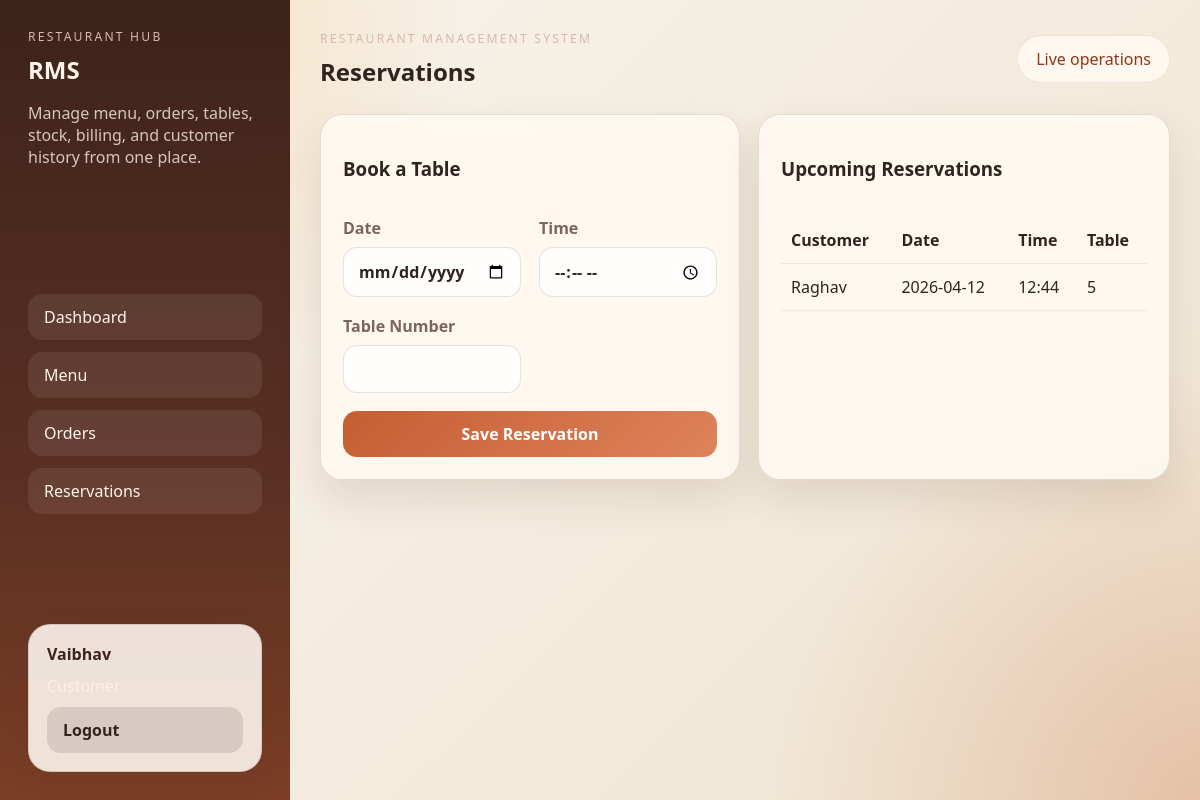
/reservations (signed in), run on the app's committed database.
### tables this page shows
CREATE TABLE Customers (
    customer_id INTEGER PRIMARY KEY AUTOINCREMENT,
    name TEXT NOT NULL,
    phone TEXT NOT NULL UNIQUE,
    preferences TEXT
);

CREATE TABLE Reservations (
    reservation_id INTEGER PRIMARY KEY AUTOINCREMENT,
    customer_id INTEGER NOT NULL,
    date TEXT NOT NULL,
    time TEXT NOT NULL,
    table_number INTEGER NOT NULL CHECK (table_number > 0),
    FOREIGN KEY (customer_id) REFERENCES Customers(customer_id) ON DELETE CASCADE ON UPDATE CASCADE
);

### app/routes.py (the view, shortened to what this page needs)
    @app.route("/reservations", methods=["GET", "POST"])
    @login_required()
    def reservations():
        db = get_db()
        customers = db.execute("SELECT * FROM Customers ORDER BY name").fetchall()
        reservations_list = db.execute(
            """
            SELECT Reservations.*, Customers.name AS customer_name
            FROM Reservations
            JOIN Customers ON Reservations.customer_id = Customers.customer_id
            ORDER BY `date` ASC, `time` ASC
            """
        ).fetchall()
        return render_template(
            "reservations.html",
            customers=customers,
            reservations=reservations_list,
        )

### app/db.py (called while the page is built)
def init_app(app):
    Path(app.instance_path).mkdir(parents=True, exist_ok=True)
    @app.before_request
    def ensure_database():
        engine = current_app.config.get("DB_ENGINE", "sqlite").lower()
        if engine == "mysql":
            db = get_db()
            if not _mysql_has_customers_table(db):
                init_db()
                seed_admin_employee()
        else:
            db_path = Path(current_app.config["DATABASE"])
            if not db_path.exists():
                init_db()
                seed_admin_employee()

### app/routes.py (called while the page is built)
def login_required(roles=None):
    def decorator(view):
        @wraps(view)
        def wrapped_view(*args, **kwargs):
            current_role = session.get("role")
            if not current_role:
                flash("Please log in to continue.", "warning")
                return redirect(url_for("login"))
            if roles and current_role not in roles:
                flash("You do not have access to that page.", "danger")
                return redirect(url_for("dashboard"))
            return view(*args, **kwargs)
        return wrapped_view
    return decorator

### app/templates/reservations.html (shortened to what this page needs)
{% extends "base.html" %}
{% block page_title %}Reservations{% endblock %}
{% block content %}
<section class="content-grid two-column">
    <div class="panel">
        <div class="panel-head"><h3>Book a Table</h3></div>
        <form method="post" class="form-grid">
            <label>Date<input type="date" name="date" required></label>
            <label>Time<input type="time" name="time" required></label>
            <label>Table Number<input type="number" name="table_number" min="1" required></label>
            <button class="button full-span" type="submit">Save Reservation</button>
        </form>
    </div>
    <div class="panel">
        <div class="panel-head"><h3>Upcoming Reservations</h3></div>
        <table>
            <thead>
                <tr>
                    <th>Customer</th>
                    <th>Date</th>
                    <th>Time</th>
                    <th>Table</th>
                </tr>
            </thead>
            <tbody>
                {% for reservation in reservations %}
                <tr>
                    <td>{{ reservation.customer_name }}</td>
                    <td>{{ reservation['date'] }}</td>
                    <td>{{ reservation['time'] }}</td>
                    <td>{{ reservation.table_number }}</td>
                </tr>
                {% else %}
                <tr><td colspan="5">No reservations found.</td></tr>
                {% endfor %}
            </tbody>
        </table>
    </div>
</section>
{% endblock %}

### app/templates/base.html (shortened to what this page needs)
<!DOCTYPE html>
<html lang="en">
<head>
    <link rel="stylesheet" href="{{ url_for('static', filename='css/style.css') }}">
</head>
<body>
    <div class="layout-shell">
        <aside class="sidebar">
            <div>
                <p class="eyebrow">Restaurant Hub</p>
                <h1>RMS</h1>
                <p class="sidebar-copy">Manage menu, orders, tables, stock, billing, and customer history from one place.</p>
            </div>
            <nav class="nav-links">
                <a href="{{ url_for('dashboard') }}">Dashboard</a>
                <a href="{{ url_for('menu_management') }}">Menu</a>
                <a href="{{ url_for('order_management') }}">Orders</a>
                <a href="{{ url_for('reservations') }}">Reservations</a>
            </nav>
            <div class="user-badge">
                <strong>{{ session.get('display_name', 'Guest') }}</strong>
                <span>{{ session.get('role', 'Visitor') }}</span>
                <a class="button secondary" href="{{ url_for('logout') }}">Logout</a>
            </div>
        </aside>
        <main class="main-content">
            <header class="topbar">
                <div>
                    <p class="eyebrow">Restaurant Management System</p>
                    <h2>{% block page_title %}Dashboard{% endblock %}</h2>
                </div>
                <div class="status-pill">Live operations</div>
            </header>
            {% block content %}{% endblock %}
        </main>
    </div>
</body>
</html>

### app/static/css/style.css (style rules this page uses)
:root { --bg: #f4efe6; --panel: rgba(255, 250, 243, 0.88); --panel-strong: #fffdf8; --text: #2f241f; --muted: #7b665c; --accent: #c65d32; --accent-dark: #8d3717; --green: #2f7d5f; --danger: #b9382f; --border: rgba(90, 55, 36, 0.15); --shadow: 0 18px 40px rgba(82, 50, 35, 0.12); --radius: 22px; }
* { box-sizing: border-box; }
body { margin: 0; font-family: "Segoe UI", Tahoma, Geneva, Verdana, sans-serif; background: radial-gradient(circle at top left, rgba(244, 185, 101, 0.45), transparent 32%), radial-gradient(circle at bottom right, rgba(198, 93, 50, 0.26), transparent 30%), linear-gradient(135deg, #f8f4ed, #efe4d0); color: var(--text); }
a { color: inherit; text-decoration: none; }
.layout-shell { min-height: 100vh; display: grid; grid-template-columns: 290px 1fr; }
.sidebar { padding: 28px; background: linear-gradient(180deg, #3d231a, #5a3023 60%, #7c3e26); color: #fff4ea; display: flex; flex-direction: column; justify-content: space-between; gap: 24px; }
.sidebar h1, .login-hero h1, .topbar h2 { margin: 0; }
.eyebrow { margin: 0 0 8px; text-transform: uppercase; letter-spacing: 0.18em; font-size: 0.76rem; color: #d8b9aa; }
.sidebar-copy, .user-badge span, .status-pill, .record-summary span, .login-hero p { color: rgba(255, 244, 234, 0.78); }
.nav-links { display: grid; gap: 12px; }
.nav-links a, .button { border-radius: 14px; padding: 12px 16px; transition: 0.2s ease; }
.nav-links a { background: rgba(255, 255, 255, 0.08); }
.user-badge, .panel, .stat-card, .login-card, .credential-card, .record-card { background: var(--panel); backdrop-filter: blur(14px); border: 1px solid var(--border); box-shadow: var(--shadow); }
.user-badge { padding: 18px; border-radius: var(--radius); display: grid; gap: 10px; color: #3d231a; }
.main-content { padding: 30px; }
.topbar { display: flex; justify-content: space-between; align-items: center; margin-bottom: 26px; }
.status-pill { background: #fff8f0; color: var(--accent-dark); padding: 12px 18px; border-radius: 999px; border: 1px solid rgba(198, 93, 50, 0.15); }
.cards-grid, .content-grid, .form-grid, .multi-item-grid { display: grid; gap: 18px; }
.content-grid { grid-template-columns: 1.1fr 1.4fr; }
.content-grid.two-column { grid-template-columns: minmax(280px, 420px) 1fr; }
.panel, .stat-card, .login-card, .record-card { border-radius: var(--radius); padding: 22px; }
.panel-head { display: flex; justify-content: space-between; align-items: center; margin-bottom: 18px; }
.form-grid { grid-template-columns: repeat(2, minmax(0, 1fr)); }
.form-grid label { display: grid; gap: 8px; font-weight: 600; color: var(--muted); }
input, select, textarea, button { font: inherit; }
input, select, textarea { width: 100%; border: 1px solid rgba(77, 52, 37, 0.14); border-radius: 14px; padding: 12px 14px; background: rgba(255, 255, 255, 0.88); color: var(--text); }
.button { border: none; cursor: pointer; background: linear-gradient(135deg, var(--accent), #de835b); color: white; font-weight: 700; }
.button.secondary { background: rgba(61, 35, 26, 0.12); color: var(--text); }
.full-span { grid-column: 1 / -1; }
table { width: 100%; border-collapse: collapse; }
th, td { text-align: left; padding: 12px 10px; border-bottom: 1px solid rgba(77, 52, 37, 0.08); vertical-align: top; }

### data on the page
Customers: get "Vaibhav"
Reservations: customer_name "Raghav", date "2026-04-12", time "12:44", table_number "5"
